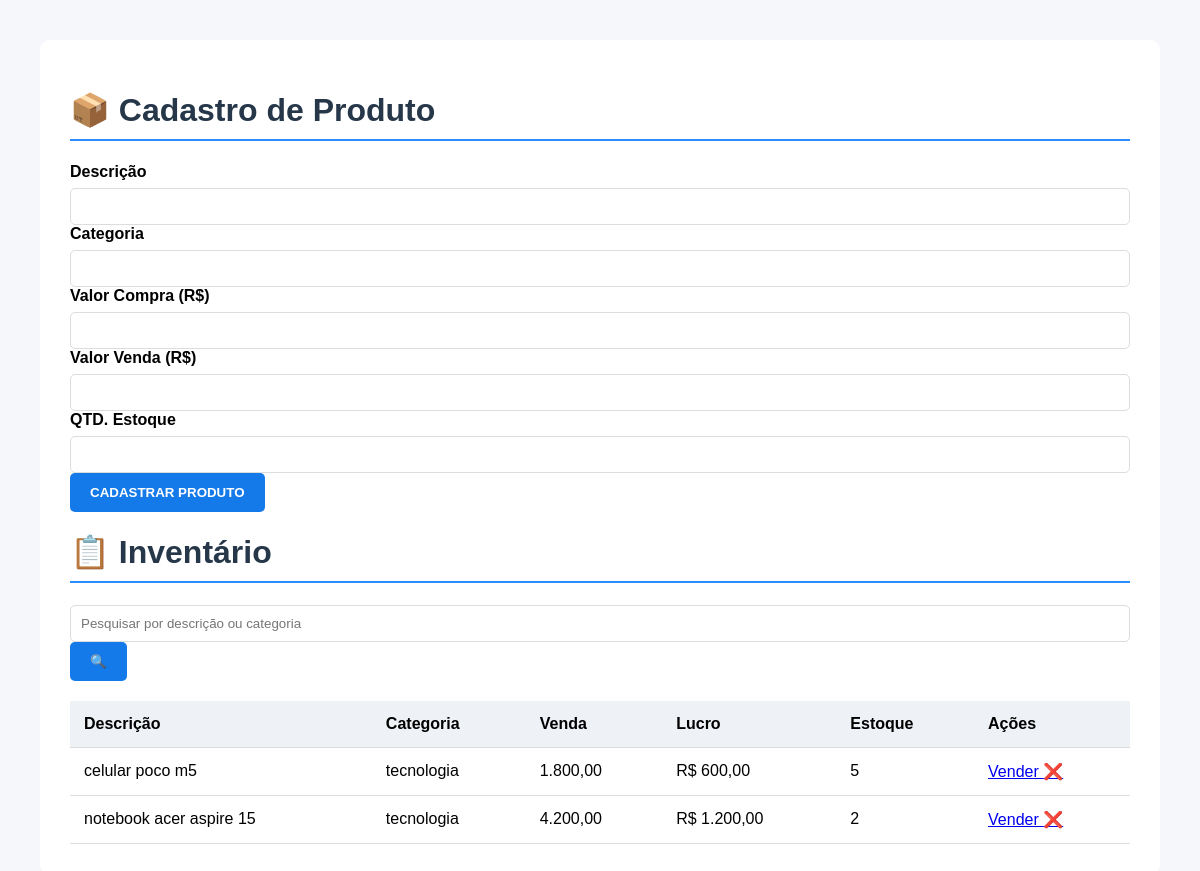
The page / on the database its author committed.
### tables this page shows
CREATE TABLE IF NOT EXISTS `sistema_produtos` (
  `produtos` int(11) NOT NULL AUTO_INCREMENT,
  `descricao` varchar(100) NOT NULL,
  `categoria` varchar(100) NOT NULL,
  `valorCompra` decimal(10,2) NOT NULL,
  `valorVenda` decimal(10,2) NOT NULL,
  `estoque` int(11) NOT NULL,
  PRIMARY KEY (`produtos`)
);

### index.php (the view, shortened to what this page needs)
<?php
include "conexao.php";
$pesquisa = "";
$sql = "SELECT * FROM sistema_produtos
        WHERE descricao LIKE '%$pesquisa%'
        OR categoria LIKE '%$pesquisa%'";
$resultado = $conexao->query($sql);
?>
<!DOCTYPE html>
<html lang="pt-BR">
<head>
    <link rel="stylesheet" href="style.css">
</head>
<body>
    <div class="container">
        <h1>📦 Cadastro de Produto</h1>
        <form action="cadastrar.php" method="POST">
            <div class="formulario">
                <div>
                    <label>Descrição</label>
                    <input type="text" name="descricao" required>
                </div>
                <div>
                    <label>Categoria</label>
                    <input type="text" name="categoria" required>
                </div>
                <div>
                    <label>Valor Compra (R$)</label>
                    <input type="number" step="0.01" name="valor_compra" required>
                </div>
                <div>
                    <label>Valor Venda (R$)</label>
                    <input type="number" step="0.01" name="valor_venda" required>
                </div>
                <div>
                    <label>QTD. Estoque</label>
                    <input type="number" name="estoque" min="0" required>
                </div>
            </div>
            <button type="submit">CADASTRAR PRODUTO</button>
        </form>
        <h1>📋 Inventário</h1>
        <form method="GET">
            <input
                type="text"
                name="pesquisa"
                placeholder="Pesquisar por descrição ou categoria"
                value="<?php echo $pesquisa; ?>"
            >
            <button type="submit">🔍</button>
        </form>
        <table>
            <tr>
                <th>Descrição</th>
                <th>Categoria</th>
                <th>Venda</th>
                <th>Lucro</th>
                <th>Estoque</th>
                <th>Ações</th>
            </tr>
            <?php while ($produto = $resultado->fetch_assoc()) { ?>
            <tr>
                <td>
                    <?php echo $produto['descricao']; ?>
                </td>
                <td>
                    <?php echo $produto['categoria']; ?>
                </td>
                <td>
                    <?php echo number_format($produto['valorVenda'], 2, ',', '.'); ?>
                </td>
                <td>
                    R$ <?php echo number_format(
                        $produto['valorVenda'] - $produto['valorCompra'],
                        2,
                        ',',
                        '.'
                    ); ?>
                </td>
                <td>
                    <?php echo $produto['estoque']; ?>
                </td>
                <td>
                    <a href="vender.php?id=<?php echo $produto['id']; ?>" class="vender">
                        Vender
                    </a>
                    <a
                        href="excluir.php?id=<?php echo $produto['id']; ?>"
                        class="excluir"
                        onclick="return confirm('Deseja excluir este produto?')"
                    >
                        ❌
                    </a>
                </td>
            </tr>
            <?php } ?>
        </table>
    </div>
</body>
</html>

### style.css (style rules this page uses)
body { font-family: Arial, Helvetica, sans-serif; background: #f5f7fa; margin: 0; padding: 40px; }
.container { max-width: 1100px; margin: auto; background: white; padding: 30px; border-radius: 10px; }
h1 { color: #26374a; border-bottom: 2px solid #2d8cff; padding-bottom: 10px; }
label { display: block; font-weight: bold; margin-bottom: 7px; }
input { width: 100%; padding: 10px; box-sizing: border-box; border: 1px solid #ddd; border-radius: 5px; }
button { background: #1479e9; color: white; border: none; padding: 12px 20px; border-radius: 5px; cursor: pointer; font-weight: bold; }
table { width: 100%; border-collapse: collapse; margin-top: 20px; }
th { background: #eef2f6; text-align: left; }
th, td { padding: 14px; border-bottom: 1px solid #ddd; }

### rows shown on the page
sistema_produtos: descricao "celular poco m5", categoria "tecnologia", valorVenda "1.800,00", $produto['valorVenda'] - $produto['valorCompra'] "600,00", estoque "5"
sistema_produtos: descricao "notebook acer aspire 15", categoria "tecnologia", valorVenda "4.200,00", $produto['valorVenda'] - $produto['valorCompra'] "1.200,00", estoque "2"
